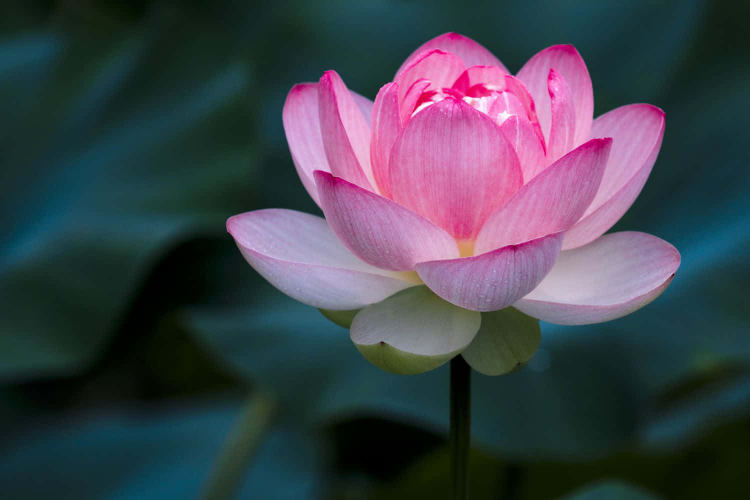
#> input picture images/flower.jpeg, 1500 x 1000 px, found by its file name (shown at 1/2 size)
$ python hw.py
#> lines starting #> are read from the running program, lines starting #| are printed output that depends on the picture
import cv2
import os

img1 = cv2.imread("Lesson 1 /images/flower.jpeg")
#> img1 is the input picture: shape (1000, 1500, 3); mean B, G, R 76.2, 66.4, 64.8
cv2.imshow("opencv", img1)
cv2.waitKey(0)

img2 = cv2.imread("Lesson 1 /images/flower.jpeg",0)
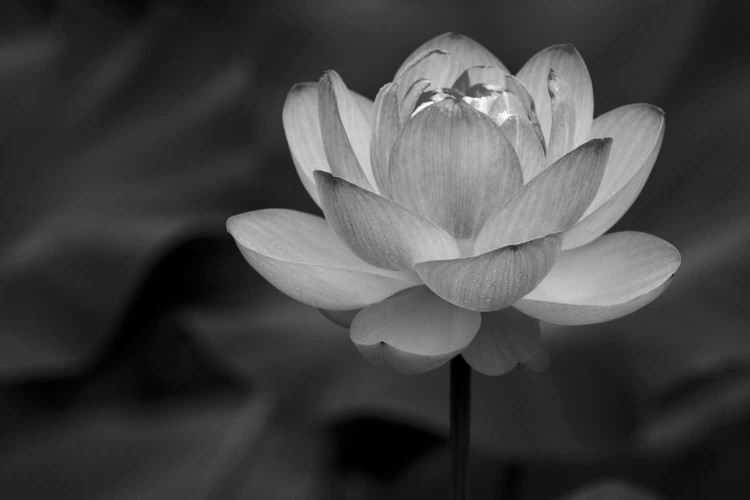
#> img2: shape (1000, 1500) (shown at 1/2 size); min 0, max 255, mean 67
cv2.imshow("opencv",img2)
cv2.waitKey(0)

"""
#cv2.IMREAD_COLOR (1) => Specify to load the image in color
#cv2.IMREAD_GRAYSCALE (0) => Specify to load the image in grayscale / black & white
#cv2.IMREAD_UNCHANGED (-1) => Specify to load the image unchanged

img2 = cv2.imread("Lesson 1 /images/flower.jpeg",0)
cv2.imshow("opencv",img2)
cv2.waitKey(0)

# Save the image after changes
cv2.imwrite("gray.png",img2)

# OS methods
print(os.getcwd())
path = "/Users/ishwa/Documents"
os.chdir(path)
cv2.imwrite("gray.png",img2)

# spliting into BGR(blue, green red)
B,G,R = cv2.split(img1)
cv2.imshow("opencv",B)
cv2.waitKey(0)

cv2.imshow("opencv",G)
cv2.waitKey(0)

cv2.imshow("opencv",R)
cv2.waitKey(0)
"""

print(img1.shape)
#| (1000, 1500, 3)
print(img2.shape)
#| (1000, 1500)

img3 = img1[500:600,500:700]
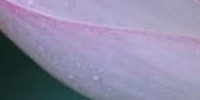
#> img3: shape (100, 200, 3); mean B, G, R 166.4, 138.7, 143.2
cv2.imshow("opencv",img3)
cv2.waitKey(0)

# check for the BGR values at a particular point
i,j = 50,400
print(img1[i,j])
#| [21 31 18]
